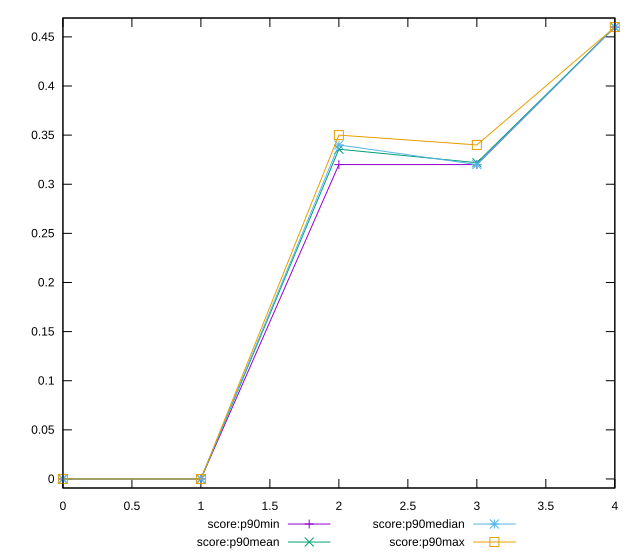

Here is the gnuplot script that generated this plot:
reset

$scoreP90Min <<EOF
0 0
1 0
2 0.32
3 0.32
4 0.46
EOF

$scoreP90Mean <<EOF
0 0
1 0
2 0.33563829787234045
3 0.3219148936170213
4 0.4600000000000007
EOF

$scoreP90Median <<EOF
0 0
1 0
2 0.34
3 0.32
4 0.46
EOF

$scoreP90Max <<EOF
0 0
1 0
2 0.35
3 0.34
4 0.46
EOF

set key outside below
set xrange [0:4]
set yrange [-0.009200000000000014:0.4692000000000007]
set trange [-0.009200000000000014:0.4692000000000007]
set terminal svg size 640, 560 enhanced background rgb 'white'
set output "report_00018_2021-02-10T15-25-16.877Z/unused-javascript/progression/score.svg"

plot $scoreP90Min title "score:p90min" with linespoints, \
     $scoreP90Mean title "score:p90mean" with linespoints, \
     $scoreP90Median title "score:p90median" with linespoints, \
     $scoreP90Max title "score:p90max" with linespoints

reset
